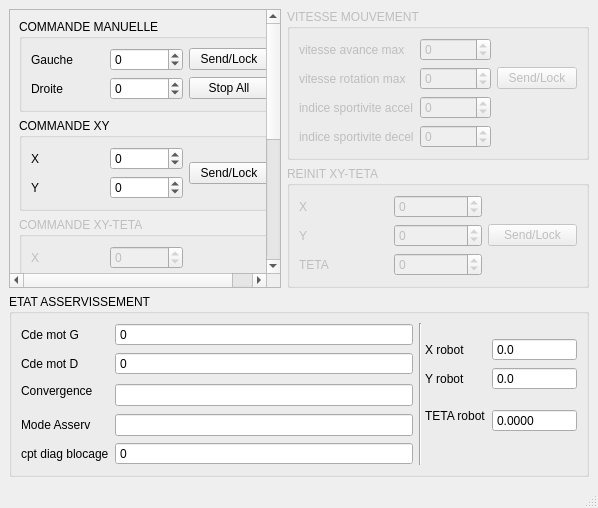
<?xml version="1.0" encoding="UTF-8"?>
<ui version="4.0">
 <class>ihm_Asserv</class>
 <widget class="QMainWindow" name="ihm_Asserv">
  <property name="geometry">
   <rect>
    <x>0</x>
    <y>0</y>
    <width>598</width>
    <height>474</height>
   </rect>
  </property>
  <property name="minimumSize">
   <size>
    <width>500</width>
    <height>0</height>
   </size>
  </property>
  <property name="windowTitle">
   <string>MainWindow</string>
  </property>
  <widget class="QWidget" name="centralwidget">
   <layout class="QGridLayout" name="gridLayout_10">
    <item row="2" column="0" colspan="2">
     <widget class="QGroupBox" name="groupBox_8">
      <property name="title">
       <string>ETAT ASSERVISSEMENT</string>
      </property>
      <layout class="QGridLayout" name="gridLayout_9">
       <item row="0" column="0" rowspan="2">
        <widget class="QLabel" name="label_19">
         <property name="text">
          <string>Cde mot G</string>
         </property>
        </widget>
       </item>
       <item row="0" column="1" rowspan="2">
        <widget class="QSpinBox" name="Etat_CdeMotGauche">
         <property name="readOnly">
          <bool>true</bool>
         </property>
         <property name="buttonSymbols">
          <enum>QAbstractSpinBox::NoButtons</enum>
         </property>
         <property name="minimum">
          <number>-100</number>
         </property>
         <property name="maximum">
          <number>100</number>
         </property>
        </widget>
       </item>
       <item row="0" column="2" rowspan="9" colspan="2">
        <widget class="Line" name="line">
         <property name="orientation">
          <enum>Qt::Vertical</enum>
         </property>
        </widget>
       </item>
       <item row="1" column="3" rowspan="2">
        <widget class="QLabel" name="label_26">
         <property name="text">
          <string>X robot</string>
         </property>
        </widget>
       </item>
       <item row="2" column="0" rowspan="2">
        <widget class="QLabel" name="label_20">
         <property name="text">
          <string>Cde mot D</string>
         </property>
        </widget>
       </item>
       <item row="2" column="1" rowspan="2">
        <widget class="QSpinBox" name="Etat_CdeMotDroit">
         <property name="readOnly">
          <bool>true</bool>
         </property>
         <property name="buttonSymbols">
          <enum>QAbstractSpinBox::NoButtons</enum>
         </property>
         <property name="minimum">
          <number>-100</number>
         </property>
         <property name="maximum">
          <number>100</number>
         </property>
        </widget>
       </item>
       <item row="3" column="3" rowspan="2">
        <widget class="QLabel" name="label_25">
         <property name="text">
          <string>Y robot</string>
         </property>
        </widget>
       </item>
       <item row="4" column="0" rowspan="2">
        <widget class="QLabel" name="label_21">
         <property name="text">
          <string>Convergence</string>
         </property>
        </widget>
       </item>
       <item row="4" column="1" rowspan="3">
        <widget class="QLineEdit" name="EtatConvergence">
         <property name="readOnly">
          <bool>true</bool>
         </property>
        </widget>
       </item>
       <item row="5" column="3" rowspan="3">
        <widget class="QLabel" name="label_24">
         <property name="text">
          <string>TETA robot</string>
         </property>
        </widget>
       </item>
       <item row="7" column="0">
        <widget class="QLabel" name="label_22">
         <property name="enabled">
          <bool>true</bool>
         </property>
         <property name="text">
          <string>Mode Asserv</string>
         </property>
        </widget>
       </item>
       <item row="7" column="1">
        <widget class="QLineEdit" name="EtatModeAsservissement">
         <property name="readOnly">
          <bool>true</bool>
         </property>
        </widget>
       </item>
       <item row="8" column="0">
        <widget class="QLabel" name="label_23">
         <property name="text">
          <string>cpt diag blocage</string>
         </property>
        </widget>
       </item>
       <item row="8" column="1">
        <widget class="QSpinBox" name="Etat_Cpt_diag_blocage">
         <property name="readOnly">
          <bool>true</bool>
         </property>
         <property name="buttonSymbols">
          <enum>QAbstractSpinBox::NoButtons</enum>
         </property>
         <property name="maximum">
          <number>9000000</number>
         </property>
        </widget>
       </item>
       <item row="1" column="4" rowspan="2">
        <widget class="QDoubleSpinBox" name="PosRobot_X">
         <property name="readOnly">
          <bool>true</bool>
         </property>
         <property name="buttonSymbols">
          <enum>QAbstractSpinBox::NoButtons</enum>
         </property>
         <property name="decimals">
          <number>1</number>
         </property>
         <property name="minimum">
          <double>-999999999.000000000000000</double>
         </property>
         <property name="maximum">
          <double>999999999.000000000000000</double>
         </property>
        </widget>
       </item>
       <item row="3" column="4" rowspan="2">
        <widget class="QDoubleSpinBox" name="PosRobot_Y">
         <property name="readOnly">
          <bool>true</bool>
         </property>
         <property name="buttonSymbols">
          <enum>QAbstractSpinBox::NoButtons</enum>
         </property>
         <property name="decimals">
          <number>1</number>
         </property>
         <property name="minimum">
          <double>-999999999.000000000000000</double>
         </property>
         <property name="maximum">
          <double>999999999.000000000000000</double>
         </property>
        </widget>
       </item>
       <item row="6" column="4" rowspan="2">
        <widget class="QDoubleSpinBox" name="PosRobot_Teta">
         <property name="readOnly">
          <bool>true</bool>
         </property>
         <property name="buttonSymbols">
          <enum>QAbstractSpinBox::NoButtons</enum>
         </property>
         <property name="decimals">
          <number>4</number>
         </property>
         <property name="minimum">
          <double>-999999999.000000000000000</double>
         </property>
         <property name="maximum">
          <double>999999999.000000000000000</double>
         </property>
        </widget>
       </item>
      </layout>
     </widget>
    </item>
    <item row="1" column="1">
     <widget class="QGroupBox" name="groupBox_5">
      <property name="enabled">
       <bool>false</bool>
      </property>
      <property name="title">
       <string>REINIT XY-TETA</string>
      </property>
      <layout class="QGridLayout" name="gridLayout_6">
       <item row="0" column="0">
        <widget class="QLabel" name="label_10">
         <property name="text">
          <string>X</string>
         </property>
        </widget>
       </item>
       <item row="0" column="1">
        <widget class="QSpinBox" name="spinBox_10">
         <property name="minimum">
          <number>-9000000</number>
         </property>
         <property name="maximum">
          <number>9000000</number>
         </property>
        </widget>
       </item>
       <item row="1" column="0">
        <widget class="QLabel" name="label_11">
         <property name="text">
          <string>Y</string>
         </property>
        </widget>
       </item>
       <item row="1" column="1">
        <widget class="QSpinBox" name="spinBox_11">
         <property name="minimum">
          <number>-9000000</number>
         </property>
         <property name="maximum">
          <number>9000000</number>
         </property>
        </widget>
       </item>
       <item row="1" column="2">
        <widget class="QPushButton" name="pushButton_6">
         <property name="text">
          <string>Send/Lock</string>
         </property>
        </widget>
       </item>
       <item row="2" column="0">
        <widget class="QLabel" name="label_12">
         <property name="text">
          <string>TETA</string>
         </property>
        </widget>
       </item>
       <item row="2" column="1">
        <widget class="QSpinBox" name="spinBox_12">
         <property name="minimum">
          <number>-9000000</number>
         </property>
         <property name="maximum">
          <number>9000000</number>
         </property>
        </widget>
       </item>
      </layout>
     </widget>
    </item>
    <item row="0" column="0" rowspan="2">
     <widget class="QScrollArea" name="scrollArea">
      <property name="widgetResizable">
       <bool>true</bool>
      </property>
      <widget class="QWidget" name="scrollAreaWidgetContents">
       <property name="geometry">
        <rect>
         <x>0</x>
         <y>0</y>
         <width>267</width>
         <height>482</height>
        </rect>
       </property>
       <layout class="QGridLayout" name="gridLayout_8">
        <item row="4" column="0">
         <widget class="QGroupBox" name="groupBox_7">
          <property name="enabled">
           <bool>false</bool>
          </property>
          <property name="title">
           <string>COMMANDE REGUL VITESSE ROUES</string>
          </property>
          <layout class="QGridLayout" name="gridLayout_5">
           <item row="0" column="0">
            <widget class="QLabel" name="label_15">
             <property name="text">
              <string>Roue Gauche</string>
             </property>
            </widget>
           </item>
           <item row="0" column="1">
            <widget class="QSpinBox" name="CdeRegulVitesse_Gauche">
             <property name="minimum">
              <number>-9000000</number>
             </property>
             <property name="maximum">
              <number>9000000</number>
             </property>
            </widget>
           </item>
           <item row="0" column="2" rowspan="2">
            <widget class="QPushButton" name="CdeRegulVitesse_SendLock">
             <property name="text">
              <string>Send/Lock</string>
             </property>
            </widget>
           </item>
           <item row="1" column="0">
            <widget class="QLabel" name="label_18">
             <property name="text">
              <string>Roue Droite</string>
             </property>
            </widget>
           </item>
           <item row="1" column="1">
            <widget class="QSpinBox" name="CdeRegulVitesse_Droite"/>
           </item>
          </layout>
         </widget>
        </item>
        <item row="2" column="0">
         <widget class="QGroupBox" name="groupBox_3">
          <property name="enabled">
           <bool>false</bool>
          </property>
          <property name="title">
           <string>COMMANDE XY-TETA</string>
          </property>
          <layout class="QGridLayout" name="gridLayout_3">
           <item row="0" column="0">
            <widget class="QLabel" name="label_5">
             <property name="text">
              <string>X</string>
             </property>
            </widget>
           </item>
           <item row="0" column="1">
            <widget class="QSpinBox" name="CdeXYTeta_X">
             <property name="minimum">
              <number>-9000000</number>
             </property>
             <property name="maximum">
              <number>9000000</number>
             </property>
            </widget>
           </item>
           <item row="1" column="0">
            <widget class="QLabel" name="label_6">
             <property name="text">
              <string>Y</string>
             </property>
            </widget>
           </item>
           <item row="1" column="1">
            <widget class="QSpinBox" name="CdeXYTeta_Y">
             <property name="minimum">
              <number>-9000000</number>
             </property>
             <property name="maximum">
              <number>9000000</number>
             </property>
            </widget>
           </item>
           <item row="1" column="2">
            <widget class="QPushButton" name="CdeXYTeta_SendLock">
             <property name="text">
              <string>Send/Lock</string>
             </property>
            </widget>
           </item>
           <item row="2" column="0">
            <widget class="QLabel" name="label_7">
             <property name="text">
              <string>TETA</string>
             </property>
            </widget>
           </item>
           <item row="2" column="1">
            <widget class="QSpinBox" name="CdeXYTeta_Teta">
             <property name="minimum">
              <number>-9000000</number>
             </property>
             <property name="maximum">
              <number>9000000</number>
             </property>
            </widget>
           </item>
          </layout>
         </widget>
        </item>
        <item row="0" column="0">
         <widget class="QGroupBox" name="groupBox_2">
          <property name="title">
           <string>COMMANDE MANUELLE</string>
          </property>
          <layout class="QGridLayout" name="gridLayout">
           <item row="0" column="0">
            <widget class="QLabel" name="label">
             <property name="text">
              <string>Gauche</string>
             </property>
            </widget>
           </item>
           <item row="0" column="1">
            <widget class="QSpinBox" name="CdeManuelle_Gauche">
             <property name="minimum">
              <number>-100</number>
             </property>
             <property name="maximum">
              <number>100</number>
             </property>
            </widget>
           </item>
           <item row="0" column="2">
            <widget class="QPushButton" name="CdeManuelle_SendLock">
             <property name="text">
              <string>Send/Lock</string>
             </property>
            </widget>
           </item>
           <item row="1" column="0">
            <widget class="QLabel" name="label_2">
             <property name="text">
              <string>Droite</string>
             </property>
            </widget>
           </item>
           <item row="1" column="1">
            <widget class="QSpinBox" name="CdeManuelle_Droit">
             <property name="minimum">
              <number>-100</number>
             </property>
             <property name="maximum">
              <number>100</number>
             </property>
            </widget>
           </item>
           <item row="1" column="2">
            <widget class="QPushButton" name="stopAll">
             <property name="text">
              <string>Stop All</string>
             </property>
            </widget>
           </item>
          </layout>
         </widget>
        </item>
        <item row="1" column="0">
         <widget class="QGroupBox" name="groupBox">
          <property name="title">
           <string>COMMANDE XY</string>
          </property>
          <layout class="QGridLayout" name="gridLayout_2">
           <item row="0" column="0">
            <widget class="QLabel" name="label_3">
             <property name="text">
              <string>X</string>
             </property>
            </widget>
           </item>
           <item row="0" column="1">
            <widget class="QSpinBox" name="CdeXY_X">
             <property name="minimum">
              <number>-9000000</number>
             </property>
             <property name="maximum">
              <number>9000000</number>
             </property>
            </widget>
           </item>
           <item row="0" column="2" rowspan="2">
            <widget class="QPushButton" name="CdeXY_SendLock">
             <property name="text">
              <string>Send/Lock</string>
             </property>
            </widget>
           </item>
           <item row="1" column="0">
            <widget class="QLabel" name="label_4">
             <property name="text">
              <string>Y</string>
             </property>
            </widget>
           </item>
           <item row="1" column="1">
            <widget class="QSpinBox" name="CdeXY_Y">
             <property name="minimum">
              <number>-9000000</number>
             </property>
             <property name="maximum">
              <number>9000000</number>
             </property>
            </widget>
           </item>
          </layout>
         </widget>
        </item>
        <item row="3" column="0">
         <widget class="QGroupBox" name="groupBox_4">
          <property name="title">
           <string>COMMANDE DISTANCE ANGLE</string>
          </property>
          <layout class="QGridLayout" name="gridLayout_4">
           <item row="0" column="0">
            <widget class="QLabel" name="label_8">
             <property name="text">
              <string>DISTANCE</string>
             </property>
            </widget>
           </item>
           <item row="0" column="1">
            <widget class="QSpinBox" name="CdeDistAngle_Distance">
             <property name="minimum">
              <number>-9000000</number>
             </property>
             <property name="maximum">
              <number>9000000</number>
             </property>
            </widget>
           </item>
           <item row="0" column="2" rowspan="2">
            <widget class="QPushButton" name="CdeDistAngle_SendLock">
             <property name="text">
              <string>Send/Lock</string>
             </property>
            </widget>
           </item>
           <item row="1" column="0">
            <widget class="QLabel" name="label_9">
             <property name="text">
              <string>ANGLE</string>
             </property>
            </widget>
           </item>
           <item row="1" column="1">
            <widget class="QSpinBox" name="CdeDistAngle_Angle"/>
           </item>
          </layout>
         </widget>
        </item>
       </layout>
      </widget>
     </widget>
    </item>
    <item row="0" column="1">
     <widget class="QGroupBox" name="groupBox_6">
      <property name="enabled">
       <bool>false</bool>
      </property>
      <property name="title">
       <string>VITESSE MOUVEMENT</string>
      </property>
      <layout class="QGridLayout" name="gridLayout_7">
       <item row="0" column="0">
        <widget class="QLabel" name="label_13">
         <property name="text">
          <string>vitesse avance max</string>
         </property>
        </widget>
       </item>
       <item row="0" column="1">
        <widget class="QSpinBox" name="spinBox_13">
         <property name="minimum">
          <number>-9000000</number>
         </property>
         <property name="maximum">
          <number>9000000</number>
         </property>
        </widget>
       </item>
       <item row="1" column="0">
        <widget class="QLabel" name="label_14">
         <property name="text">
          <string>vitesse rotation max</string>
         </property>
        </widget>
       </item>
       <item row="1" column="1">
        <widget class="QSpinBox" name="spinBox_14">
         <property name="minimum">
          <number>-9000000</number>
         </property>
         <property name="maximum">
          <number>9000000</number>
         </property>
        </widget>
       </item>
       <item row="1" column="2">
        <widget class="QPushButton" name="pushButton_7">
         <property name="text">
          <string>Send/Lock</string>
         </property>
        </widget>
       </item>
       <item row="2" column="0">
        <widget class="QLabel" name="label_16">
         <property name="text">
          <string>indice sportivite accel</string>
         </property>
        </widget>
       </item>
       <item row="2" column="1">
        <widget class="QSpinBox" name="spinBox_16">
         <property name="minimum">
          <number>-9000000</number>
         </property>
         <property name="maximum">
          <number>9000000</number>
         </property>
        </widget>
       </item>
       <item row="3" column="0">
        <widget class="QLabel" name="label_17">
         <property name="text">
          <string>indice sportivite decel</string>
         </property>
        </widget>
       </item>
       <item row="3" column="1">
        <widget class="QSpinBox" name="spinBox_17">
         <property name="minimum">
          <number>-9000000</number>
         </property>
         <property name="maximum">
          <number>9000000</number>
         </property>
        </widget>
       </item>
      </layout>
     </widget>
    </item>
   </layout>
  </widget>
  <widget class="QMenuBar" name="menubar">
   <property name="geometry">
    <rect>
     <x>0</x>
     <y>0</y>
     <width>598</width>
     <height>18</height>
    </rect>
   </property>
  </widget>
  <widget class="QStatusBar" name="statusbar"/>
 </widget>
 <resources/>
 <connections/>
</ui>
